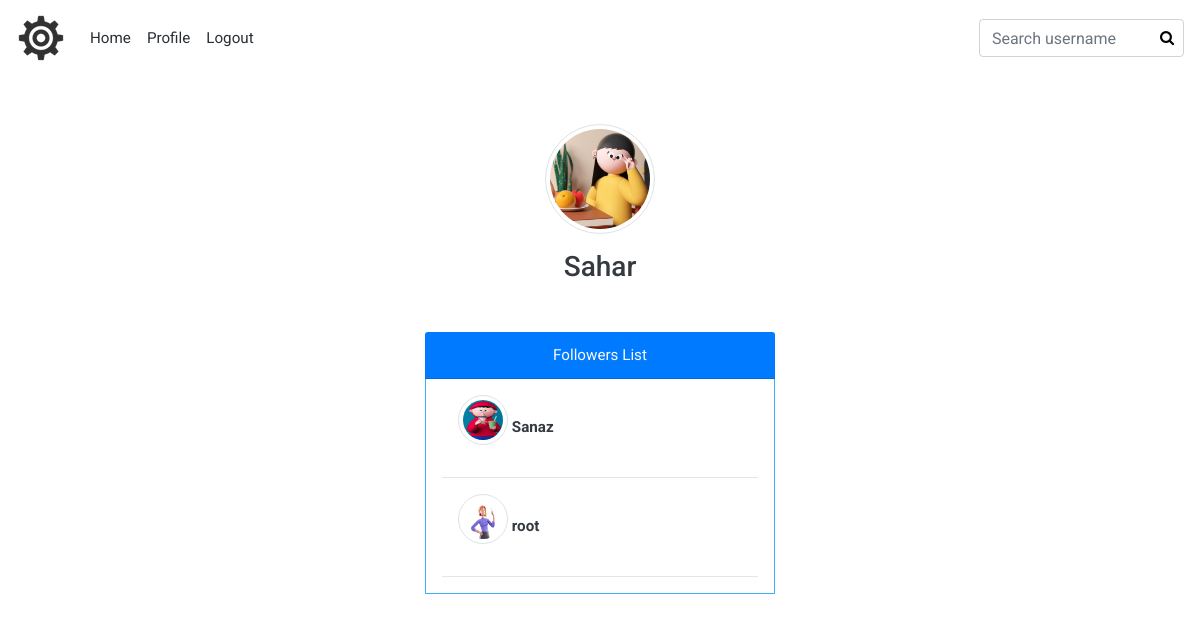
The page /account/followers/10/ (signed in) on the database its author committed.
### account/models.py (models this page shows, shortened)
class Profile(models.Model):
    user = models.OneToOneField(User, on_delete=models.CASCADE)
    bio = models.CharField(max_length= 250 ,null=True, blank=True)
    avatar = models.ImageField(blank=True, null=True, upload_to='avatar')

class Relation(models.Model):
    from_user = models.ForeignKey(User, on_delete=models.CASCADE, related_name='followers')
    to_user = models.ForeignKey(User, on_delete=models.CASCADE, related_name='following')
    created = models.DateField(auto_now_add=True)

### account/views.py (the view)
# urls.py: path('followers/<int:user_id>/', views.UserFollowerView.as_view(), name='user_followers'),
class UserFollowerView(LoginRequiredMixin, View):
    def get(self, request, user_id):
        user = get_object_or_404(User, pk=user_id)
        relation = Relation.objects.filter(to_user=user)
        if relation.exists():
            context = {
                'user': user,
                'relation': relation,
            }
            return render(request,'account/user_follower_list.html',context)
        else:
            messages.error(request,'This user not follower yet','danger')
        return redirect('account:user_profile', user.id)

### account/templates/account/user_follower_list.html (shortened to what this page needs)
{% extends 'base.html' %}
{% load static %}
{% block content %}
    <div class="mt-5">
        {% if user.profile.avatar %}
            <img src="{{ user.profile.avatar.url }}" class="img-thumbnail img-fluid rounded-circle d-block mx-auto mb-3" style="width: 110px; height: 110px;">
        {% else %}
            <img src="{% static 'img/Avatar.png' %}" class="img-thumbnail img-fluid rounded-circle d-block mx-auto mb-3" style="width: 110px; height: 110px;">
        {% endif %}
        <h3 class="text-center text-dark mb-4">{{ user.username }}</h3>
    </div>
    <div class="row mt-5">
        <div class="col-md-4"></div>
        <div class="col-md-4 ">
            <div class="card-header bg-primary text-center text-light">Followers List</div>
            <div class="followerlist pt-3 px-3">
                {% for rel in relation %}
                    {% if rel.from_user.profile.avatar %}
                        <img src="{{ rel.from_user.profile.avatar.url }}" class="img-thumbnail img-fluid rounded-circle mb-3 ml-3" style="width: 50px; height: 50px;">
                    {% else %}
                        <img src="{% static 'img/Avatar.png' %}" class="img-thumbnail img-fluid rounded-circle mb-3 ml-3" style="width: 50px; height: 50px;">
                    {% endif %}
                    <a href="{% url 'account:user_profile' rel.from_user.id %}" class="card-link"><strong class="text-center text-dark mb-4">{{ rel.from_user.username }}</strong></a>
                    <hr>
                {% endfor %}
            </div>
        </div>
        <div class="col-md-4"></div>
    </div>
{% endblock %}

### static/css/style.css (style rules this page uses)
:root { --mainBlue: #40ACF1; --transparentBlue: rgba(64, 172, 241, 0.7); --mainWhite: #FFFFFF; --mainBlack: #292F36; --mainGrey: rgb(216, 214, 214); --mainYellow: #e3b505; }
body { margin: 0; padding: 0; font-family: 'Roboto', sans-serif; color: var(--mainBlack); background: var(--mainWhite); max-width: 100%; height: auto; font-size: 0.95rem; }
a { text-decoration: none; }
.followerlist { border: 1px solid var(--mainBlue); border-top: none; }

### rows shown on the page
Relation: from_user.profile.avatar (picture), from_user.username "Sanaz"
Relation: from_user.profile.avatar (picture), from_user.username "root"

### other values the page prints
{{ user.username }} "Sahar"
